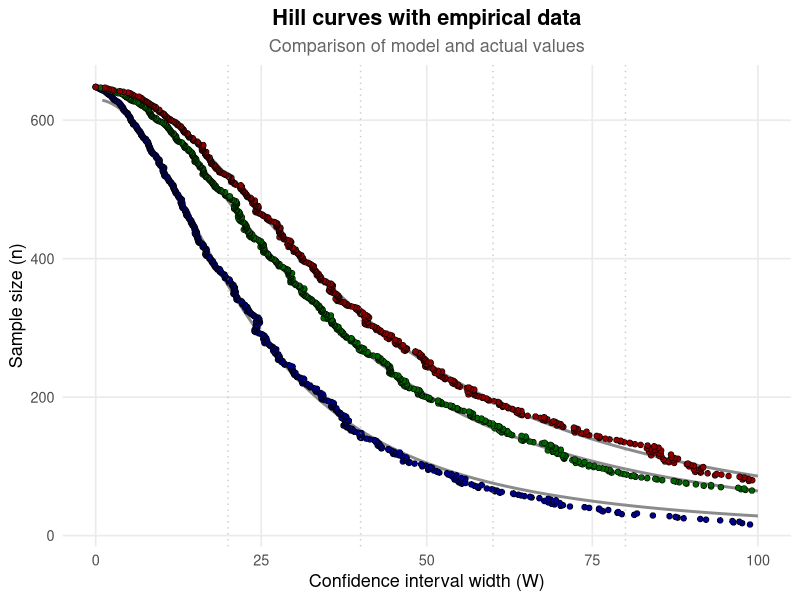
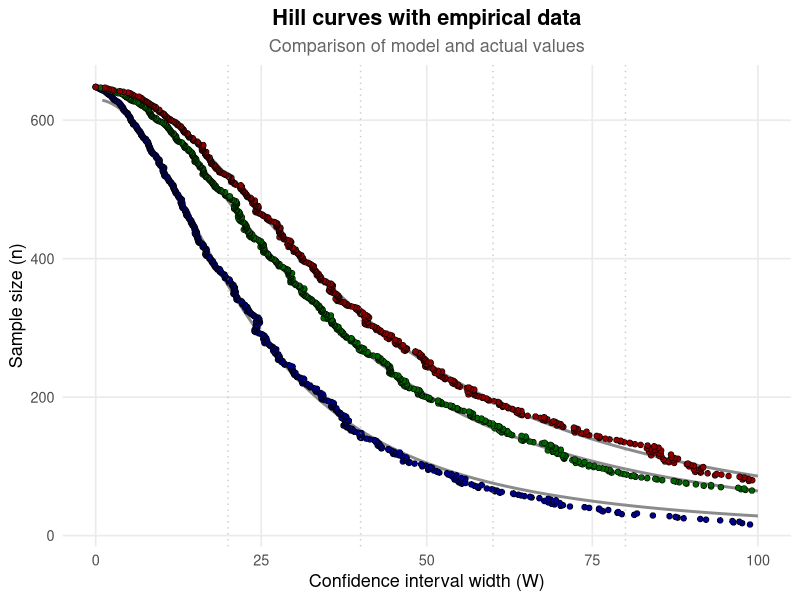

R code for these plots, in order:

# The working directory must contain a file named sample.csv, in which the data is provided as a single column.
# The first cell is the column header "x". The decimal separator must be a dot (`.`).
# The main output of the script is the calculation of the number of samples that need to be collected and processed to obtain a result with known precision.
# The result is written to a file in the working directory named "Number of samples.txt"

# Step 1: Load the table from the sample.csv file
data <- read.csv("sample.csv")

# Step 2: Calculate the mean of the data
a <- mean(data[[1]], na.rm = TRUE)  # If data is a dataframe with one column

# Step 3: Create a table with 1000 shuffled columns
n_rows <- nrow(data)  # Number of rows in the original data
n_cols <- 1000        # Number of new columns
# Create a new table (each column is a random permutation of the original data)
random_data <- as.data.frame(
  replicate(n_cols, sample(data[[1]], size = n_rows, replace = FALSE))
)
# Name the columns col_1, col_2, ..., col_1000
colnames(random_data) <- paste0("col_", 1:n_cols)

# Step 4: Create a table of cumulative means
# Create a table with cumulative means
cumulative_means <- as.data.frame(
  lapply(random_data, function(col) {
    cumsum(col) / seq_along(col)
  })
)

# Preserve column names
colnames(cumulative_means) <- colnames(random_data)

# View the first rows of the result
# head(cumulative_means)

# Step 5: Calculate percentiles for three significance levels
# The arguments k were set to 0.15 (lower bound) and 0.85 (upper bound) for 70% probability;
# 0.05 and 0.95 for 90% probability; 0.025 and 0.975 for 95% probability.

# For 70% probability
# Create a percentil70 table with percentiles
percentil70 <- data.frame(
  p15 = apply(cumulative_means, 1, quantile, probs = 0.15, na.rm = TRUE),
  p85 = apply(cumulative_means, 1, quantile, probs = 0.85, na.rm = TRUE)
)
# Add a new column with the calculation (p85 - p15)/a
percentil70$normalized_range <- (percentil70$p85 - percentil70$p15) / a * 100

# For 90% probability
# Create a percentil90 table with percentiles
percentil90 <- data.frame(
  p05 = apply(cumulative_means, 1, quantile, probs = 0.05, na.rm = TRUE),
  p95 = apply(cumulative_means, 1, quantile, probs = 0.95, na.rm = TRUE)
)
# Add a new column with the calculation (p95 - p05)/a
percentil90$normalized_range <- (percentil90$p95 - percentil90$p05) / a * 100

# For 95% probability
# Create a percentil95 table with percentiles
percentil95 <- data.frame(
  p025 = apply(cumulative_means, 1, quantile, probs = 0.025, na.rm = TRUE),
  p975 = apply(cumulative_means, 1, quantile, probs = 0.975, na.rm = TRUE)
)
# Add a new column with the calculation (p975 - p025)/a
percentil95$normalized_range <- (percentil95$p975 - percentil95$p025) / a * 100

# Create a combined table with interval widths
intervals70_90_95 <- data.frame(
  row_num = 1:nrow(percentil70),  # Row numbers
  
  # From the percentil70 table take the last column
  norm_range_70 = percentil70[[ncol(percentil70)]],
  
  # From the percentil90 table take the last column
  norm_range_90 = percentil90[[ncol(percentil90)]],
  
  # Assuming we have a similar percentil95
  norm_range_95 = percentil95[[ncol(percentil95)]]
)

# Remove the first 5 rows!!!
intervals70_90_95 <- intervals70_90_95[-(1:5), ]

# Check the structure
str(intervals70_90_95)
# Display the first 10 rows
head(intervals70_90_95, 10)

#
# Next, the regression itself (modified version)
#

library(ggplot2)
library(dplyr)

# Function to fit a 3-parameter Hill equation
fit_hill_3param <- function(x, y) {
  start_values <- list(
    top = max(y),
    EC50 = median(x),
    n = 1
  )
  
  hill_func <- function(x, top, EC50, n) {
    top / (1 + (EC50/x)^n)
  }
  
  nls(
    y ~ hill_func(x, top, EC50, n),
    start = start_values,
    control = nls.control(maxiter = 500, warnOnly = TRUE)
  )
}

# Function to calculate R²
calculate_r_squared <- function(model, x, y) {
  predicted <- predict(model, newdata = data.frame(x = x))
  ss_total <- sum((y - mean(y))^2)
  ss_residual <- sum((y - predicted)^2)
  1 - (ss_residual/ss_total)
}

# Prepare data
data <- intervals70_90_95
n_rows <- nrow(data)

# Create a list to store models and their parameters
results <- list()

# Analysis for each confidence interval
for (col in c("norm_range_70", "norm_range_90", "norm_range_95")) {
  # Filter data (remove NA if present)
  clean_data <- data.frame(
    x = data[[col]],
    y = data$row_num
  ) %>% na.omit()
  
  # Fit the model
  model <- fit_hill_3param(clean_data$x, clean_data$y)
  
  # Calculate R² and AIC
  r_squared <- calculate_r_squared(model, clean_data$x, clean_data$y)
  aic_value <- AIC(model)
  
  # Save results
  params <- coef(model)
  results[[col]] <- list(
    model = model,
    params = params,
    r_squared = r_squared,
    aic = aic_value,
    equation = sprintf("y = %.2f / (1 + (%.2f/x)^%.2f)", params["top"], params["EC50"], params["n"])
  )
}

# Create a table with parameters of all models
model_summary <- data.frame(
  Model = names(results),
  top = sapply(results, function(x) x$params["top"]),
  EC50 = sapply(results, function(x) x$params["EC50"]),
  n = sapply(results, function(x) x$params["n"]),
  R_squared = sapply(results, function(x) x$r_squared),
  AIC = sapply(results, function(x) x$aic),
  Equation = sapply(results, function(x) x$equation),
  row.names = NULL
)

# Save model parameters to a file
write.table(
  model_summary,
  file = "hill_models_summary.txt",
  sep = "\t",
  row.names = FALSE,
  quote = FALSE
)

# Print the table nicely in the console
cat("\nModeling results:\n")
cat("-----------------------------------------\n")
print(model_summary)
cat("-----------------------------------------\n")

# Save the table to a well-formatted text file
sink("hill_models_summary_formatted.txt")

cat("Hill model parameters with coefficients of determination and AIC\n")
cat("=========================================\n\n")

for(i in 1:nrow(model_summary)) {
  cat("Model: ", model_summary$Model[i], "\n")
  cat("-----------------------------------------\n")
  cat("Upper asymptote (top):    ", round(model_summary$top[i], 4), "\n")
  cat("Half-saturation point (EC50): ", round(model_summary$EC50[i], 4), "\n")
  cat("Slope coefficient (n):   ", round(model_summary$n[i], 4), "\n")
  cat("R-squared:                 ", round(model_summary$R_squared[i], 4), "\n")
  cat("AIC:                       ", round(model_summary$AIC[i], 2), "\n")
  cat("Model equation:          ", model_summary$Equation[i], "\n\n")
}

cat("Note:\n")
cat("- top: maximum y value (upper asymptote)\n")
cat("- EC50: x value at which half of top is achieved\n")
cat("- n: slope coefficient of the curve\n")
cat("- R-squared: proportion of explained variance (0-1)\n")
cat("- AIC: Akaike Information Criterion (smaller is better)\n")

sink()

# Show save message
cat("\nParameter table saved to files:\n")
cat("- hill_models_summary.txt (tabular format)\n")
cat("- hill_models_summary_formatted.txt (formatted version)\n")

#
# Now calculate the number of samples for the required confidence intervals and plot the graph
#

# Define the number of samples
# Create models from model_summary
models <- lapply(1:nrow(model_summary), function(i) {
  list(
    coefficients = c(
      top = model_summary$top[i],
      EC50 = model_summary$EC50[i],
      n = model_summary$n[i]
    ),
    formula = model_summary$Equation[i]
  )
})
names(models) <- model_summary$Model

# Function to calculate y
calculate_y <- function(model, x) {
  with(as.list(model$coefficients), {
    top / (1 + (EC50/x)^n)
  })
}

# Calculate values for x = 20, 30, 40, 50, 60
x_values <- c(20, 30, 40, 50, 60)
results <- sapply(models, function(model) {
  round(calculate_y(model, x_values), 2)
})
rownames(results) <- paste0("x=", x_values)

# Round all values to integers
results_rounded <- round(results)

# Print the result
print(results_rounded)

# Save the table to a txt file
sink("Number of samples.txt")
cat("Calculation results (rounded to integers)\n")
cat("=========================================\n")
cat("Date: ", format(Sys.time(), "%Y-%m-%d %H:%M"), "\n\n")
print(results_rounded, right = FALSE, row.names = FALSE)
cat("\nNote:\n")
cat("- All values are rounded to integers\n")
cat("- Calculations performed using the Hill equation\n")
cat("- x - confidence interval width in % relative to the mean\n")
sink()

# Create the plot
library(ggplot2)
library(dplyr)
library(tidyr)

# 1. Define the hill_curve function
hill_curve <- function(x, top, EC50, n) {
  top / (1 + (EC50/x)^n)
}

# 1. Prepare data for model curves
plot_data <- data.frame()
for (i in 1:nrow(model_summary)) {
  model <- model_summary[i, ]
  x_values <- seq(1, 100, length.out = 200)  # Limit x to 100
  y_values <- hill_curve(x_values, model$top, model$EC50, model$n)
  
  plot_data <- rbind(plot_data, data.frame(
    x = x_values,
    y = y_values,
    Model = model$Model,
    Equation = model$Equation
  ))
}

# 2. Prepare points from intervals70_90_95
points_data <- intervals70_90_95 %>%
  pivot_longer(
    cols = starts_with("norm_range"),
    names_to = "Model",
    values_to = "W"
  ) %>%
  mutate(
    Model = gsub("norm_range_", "", Model),
    n = row_num
  ) %>%
  filter(W <= 100)  # Filter points so that W does not exceed 100

# 3. Build the plot
ggplot() +
  # Model curves (semi-transparent for better point visibility)
  geom_line(data = plot_data, 
            aes(x = x, y = y, color = Model),
            linewidth = 1.0, alpha = 0.9) +
  
  # Data points (large with outline)
  geom_point(data = points_data,
             aes(x = W, y = n, fill = Model),
             size = 1.8, shape = 21, color = "black", stroke = 0.3) +
  
  # Limit X axis
  coord_cartesian(xlim = c(0, 100)) +
  
  # Styling options
  labs(
    title = "Hill curves with empirical data",
    subtitle = "Comparison of model and actual values",
    x = "Confidence interval width (W)",
    y = "Sample size (n)",
    color = "Model",
    fill = "Data"
  ) +
  scale_color_manual(
    values = c("70" = "darkblue", "90" = "darkgreen", "95" = "darkred"),
    labels = c("70% CI", "90% CI", "95% CI")
  ) +
  scale_fill_manual(
    values = c("70" = "darkblue", "90" = "darkgreen", "95" = "darkred"),
    labels = c("70% CI", "90% CI", "95% CI"),
    guide = "none"  # Hide duplicate legend
  ) +
  theme_minimal(base_size = 13) +
  theme(
    legend.position = "right",
    plot.title = element_text(face = "bold", hjust = 0.5),
    plot.subtitle = element_text(hjust = 0.5, color = "gray40"),
    panel.grid.minor = element_blank()
  ) +
  # Vertical reference lines
  geom_vline(xintercept = seq(20, 80, by = 20), 
             linetype = "dotted", 
             color = "gray60",
             alpha = 0.5)

# Save the plot
ggsave("combined_hill_plot.png", width = 11, height = 9, dpi = 300, bg = "white")

# Print the result
print(model_summary)
print(results_rounded)
